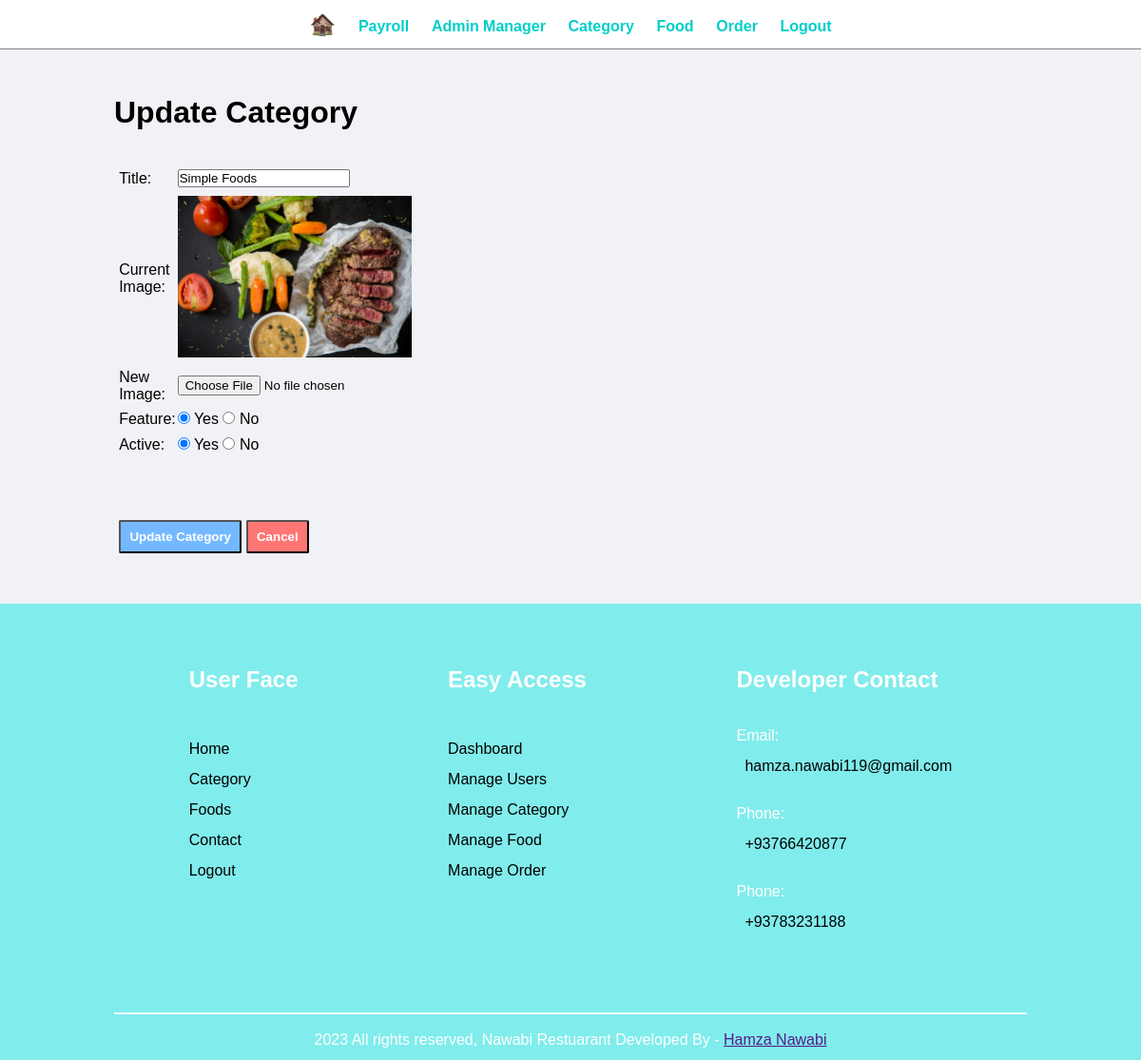
The page /admin/update-category.php?id=1 (signed in) on the database its author committed.
### tables this page shows
CREATE TABLE `tbl_category` (
  `id` int(11) UNSIGNED NOT NULL,
  `title` varchar(100) NOT NULL,
  `image_name` varchar(255) NOT NULL,
  `featured` varchar(10) NOT NULL,
  `active` varchar(10) NOT NULL
);

### admin/update-category.php (the view, shortened to what this page needs)
<?php include "./partials/menu.php"; ?>
<?php
    if(isset($_GET['id']) AND $_GET['id'] != ''){
        $id = $_GET['id'];
        $query = "SELECT * FROM tbl_category WHERE id=$id";
        $result = mysqli_query($connect,$query);
        $row = mysqli_fetch_assoc($result);
    }else{
        $_SESSION['delete-category'] = "<div class='alert-danger' style='padding:1%;margin:1% 0;'>Category does not exist ..</div>";
        header("Location: manage-category.php");
    }
?>
<div class="main-content">
    <div class="wrapper">
        <h1>Update Category</h1>
        <br><br>
        <form action="" method="POST" enctype="multipart/form-data">
            <table class="tbl-30">
                <tr>
                    <td>Title:</td>
                    <td><input type="text" name="title" value="<?php echo $row['title']; ?>" placeholder="Enter your name " required></td>
                </tr>
                <tr>
                    <?php if($row['image_name']){ ?>
                        <td>Current Image:</td>
                        <td><img src="../images/category/<?php print_r($row['image_name']); ?>" style="height:170px;width:100%;object-fit:cover;" alt=""></td>
                    <?php } ?>
                </tr>
                <tr>
                    <td>New Image:</td>
                    <td><input type="file" name="new_image" value="" placeholder="Your username "></td>
                </tr>
                <tr >
                    <td>Feature:</td>
                    <td>
                        <input type="radio" name="feature" value="Yes" <?php if($row['featured']=="Yes"){print("checked");}  ?> > Yes
                        <input type="radio" name="feature" value="No" <?php if($row['featured']=="No"){print("checked");}  ?> > No
                    </td>
                </tr>
                <tr >
                    <td>Active:</td>
                    <td>
                        <input type="radio" name="active" value="Yes" <?php if($row['active']=="Yes"){print("checked");}  ?> > Yes
                        <input type="radio" name="active" value="No" <?php if($row['active']=="No"){print("checked");}  ?> > No
                    </td>
                </tr>
                <tr >
                    <td>
                        <br><br><br>
                    </td>
                </tr>
                <tr >
                    <td colspan="2">
                        <input type="submit" name="submit" value="Update Category" class="btn-primary" style="padding:2.6% 3%;">
                        <a href="manage-category.php"><input type="button" name="cancel" value="Cancel" class="btn-danger" style="padding:2.6% 3%;"></a>
                    </td>
                </tr>
            </table>
        </form>
    </div>
</div>
<?php include "./partials/footer.php"; ?>

### css/admin.css (style rules this page uses)
* { margin: 0px; padding: 0px; font-family: Arial, Helvetica, sans-serif; }
.wrapper { padding:1%; width: 80%; margin: 0 auto; }
.tbl-30 { width: 30%; }
table tr td { padding:1%; }
.btn-primary, .btn-secondary, .btn-danger { background-color:#74b9ff ; padding: 1%; text-decoration: none; color: white; border-radius: 2px; font-weight: bold; }
.btn-danger { background-color:#ff7675; }
.main-content { background-color: #f1f2f6; padding: 3% 0; }

### rows shown on the page
tbl_category: title "Simple Foods", featured "☑", active "☑"
